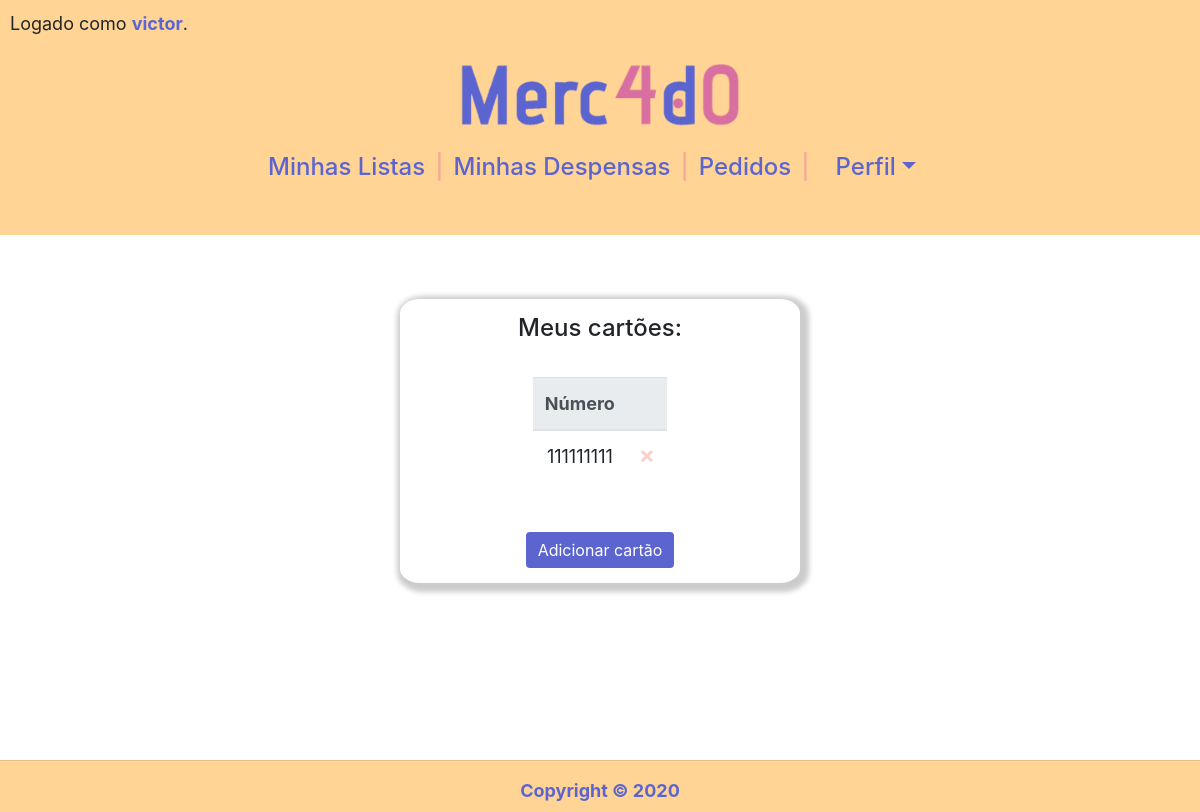
The page /carteira (signed in) on the database as committed earlier.
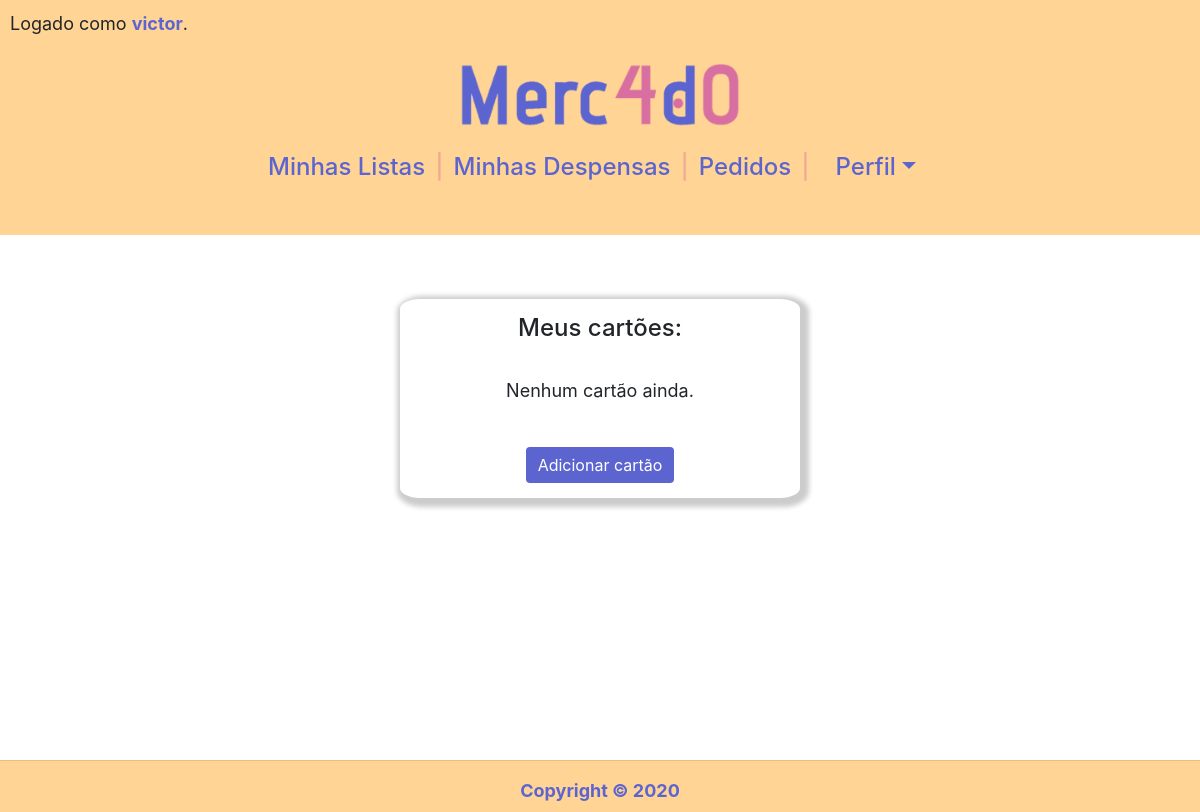
The same page on the database as committed later.
### compras/models.py (models this page shows, shortened)
class Cartao(models.Model):
    numero = models.CharField(max_length=20)
    cvv = models.CharField(max_length=6)
    validade = models.CharField(max_length=5)
    nome = models.CharField(max_length=30)
    usuario = models.ForeignKey(Usuario, on_delete=models.CASCADE,
                                related_name="cartoes")

### compras/views.py (the view, shortened to what this page needs)
# urls.py: path("carteira", views.carteira, name="carteira"),
@login_required(login_url='login')
def carteira(request):
    if request.method == "GET":
        return render(request,"compras/carteira.html", {
            'cartoes': Cartao.objects.filter(usuario=request.user)
        })

### compras/templates/compras/carteira.html (shortened to what this page needs)
{% extends "compras/layout.html" %}
{% block body %}
<div class='center_box'>
    <div class="box_padrao">
        <h4>Meus cartões:</h4>
        <br>
        {% if cartoes %}
        <table class="table">
            <thead class="thead-light">
                <tr>
                    <th scope="col">Número</th>
                    <th scope="col"></th>
                </tr>
            </thead>
            <tbody>
                {% for cartao in cartoes %}
                <tr>
                    <td>{{ cartao.numero }}</td>
                    <td>
                        <form action="{% url 'carteira' %}" method="post">
                            <button type="submit" class="close" aria-label="Close">
                                <span aria-hidden="true">&times;</span>
                            </button>
                        </form>
                    </td>
                </tr>
                {% endfor %}
            </tbody>
        </table>
        <br>
        {% else %}
        <p>Nenhum cartão ainda.</p>
        {% endif %}
        <br>
        <a href="{% url 'cartao'%}">
            <button type="button" class="btn btn-primary">Adicionar cartão</button>
        </a>
    </div>
</div>
{% endblock %}

Rows that differ between the two databases and show on the page:
removed Cartao: numero "111111111"
Other text that changed with them:
text no longer shown: "Número"
text now shown: "Nenhum cartão ainda."
